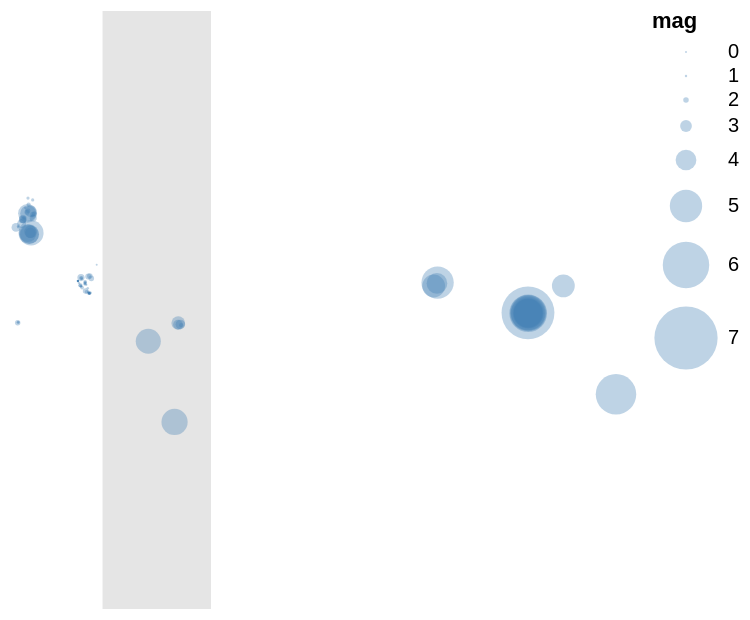

The Vega-Lite source for this figure:
### Vega-Lite specification from a JSON file in a GitHub repository (floating-point values rounded to 4 significant figures)
{"config": {"view": {"continuousWidth": 300, "continuousHeight": 300}}, "layer": [{"mark": {"type": "circle", "opacity": 0.35, "tooltip": true}, "encoding": {"color": {"condition": {"param": "param_9", "value": "goldenrod", "empty": false}, "value": "steelblue"}, "latitude": {"field": "lat", "type": "quantitative"}, "longitude": {"field": "lon", "type": "quantitative"}, "size": {"field": "mag", "scale": {"type": "pow", "range": [1, 1000], "domain": [0, 7], "exponent": 4}, "type": "quantitative"}}, "name": "view_10"}], "data": {"name": "data-fb86529059777efe8f13f1951acfb87c"}, "params": [{"name": "param_9", "select": {"type": "interval", "encodings": ["longitude"]}, "value": {"longitude": [-50, -110]}, "views": ["view_10"]}], "projection": {"type": "mercator"}, "$schema": "https://vega.github.io/schema/vega-lite/v5.15.1.json", "datasets": {"data-fb86529059777efe8f13f1951acfb87c": [{"lon": -118.7, "lat": 34.49, "mag": 2}, {"lon": -118.1, "lat": 34.12, "mag": 1.6}, {"lon": -116.8, "lat": 33.52, "mag": 0.54}, {"lon": -149.1, "lat": 55.77, "mag": 3.8}, {"lon": -122.9, "lat": 38.82, "mag": 0.66}, {"lon": -149.6, "lat": 63.9, "mag": 1.7}, {"lon": -148.6, "lat": 56.57, "mag": 3.1}, {"lon": -117.1, "lat": 34.05, "mag": 1.23}, {"lon": -148.7, "lat": 56.28, "mag": 2.8}, {"lon": -150.2, "lat": 61.7, "mag": 3.8}, {"lon": -149.9, "lat": 61.7, "mag": 3.5}, {"lon": -147.4, "lat": 64.98, "mag": 1.4}, {"lon": -156.5, "lat": 57.87, "mag": 2.6}, {"lon": -122.9, "lat": 38.83, "mag": 0.96}, {"lon": 121.7, "lat": 23.99, "mag": 4.7}, {"lon": -116.8, "lat": 33.5, "mag": 0.48}, {"lon": 121.7, "lat": 24.04, "mag": 4.7}, {"lon": -150.5, "lat": 62.0, "mag": 1.9}, {"lon": -151.5, "lat": 63.09, "mag": 1}, {"lon": -120.6, "lat": 36.01, "mag": 1.56}, {"lon": -117.2, "lat": 40.72, "mag": 2.1}, {"lon": -116.7, "lat": 33.65, "mag": 0.33}, {"lon": -116.8, "lat": 33.49, "mag": 0.82}, {"lon": -116.4, "lat": 40.94, "mag": 2}, {"lon": 72.54, "lat": 38.16, "mag": 5}, {"lon": -122.8, "lat": 38.82, "mag": 0.55}, {"lon": 70.42, "lat": 36.68, "mag": 4.2}, {"lon": -118.9, "lat": 38.4, "mag": 1.6}, {"lon": -84.61, "lat": 9.443, "mag": 4.4}, {"lon": -147.7, "lat": 61.02, "mag": 1.4}, {"lon": -149.9, "lat": 62.34, "mag": 1.8}, {"lon": -149.3, "lat": 55.85, "mag": 3.9}, {"lon": 121.7, "lat": 24.05, "mag": 4.9}, {"lon": -148.5, "lat": 62.29, "mag": 3}, {"lon": -152.7, "lat": 60.22, "mag": 2.4}, {"lon": -153.0, "lat": 60.04, "mag": 2.3}, {"lon": -152.6, "lat": 59.87, "mag": 2.1}, {"lon": -121.6, "lat": 36.91, "mag": 1.51}, {"lon": -155.3, "lat": 58.19, "mag": 1}, {"lon": -116.8, "lat": 33.5, "mag": 0.53}, {"lon": -117.1, "lat": 33.78, "mag": 0.63}, {"lon": -70.33, "lat": -32.47, "mag": 4.5}, {"lon": -117.1, "lat": 33.23, "mag": 0.95}, {"lon": -153.4, "lat": 58.96, "mag": 2.6}, {"lon": 121.8, "lat": 23.95, "mag": 4.8}, {"lon": 72.19, "lat": 37.8, "mag": 4}, {"lon": -121.2, "lat": 40.28, "mag": 2.31}, {"lon": -122.8, "lat": 38.84, "mag": 0.56}, {"lon": 121.8, "lat": 23.94, "mag": 5.4}, {"lon": -117.5, "lat": 35.7, "mag": 1.1}, {"lon": -122.8, "lat": 38.84, "mag": 0.57}, {"lon": 169.5, "lat": -18.97, "mag": 5.6}, {"lon": -118.2, "lat": 37.23, "mag": 0.2}, {"lon": -68.48, "lat": 18.17, "mag": 2.71}, {"lon": 121.8, "lat": 24.04, "mag": 5.3}, {"lon": 121.8, "lat": 24.05, "mag": 5.2}, {"lon": -115.6, "lat": 39.94, "mag": 2}, {"lon": -66.74, "lat": 17.91, "mag": 1.71}, {"lon": -120.7, "lat": 39.82, "mag": 0.5}, {"lon": -116.5, "lat": 33.16, "mag": 0.5}, {"lon": -122.8, "lat": 38.82, "mag": 1}, {"lon": -155.3, "lat": 19.39, "mag": 1.4}, {"lon": -116.3, "lat": 33.32, "mag": 1.12}, {"lon": -155.3, "lat": 19.38, "mag": 0.93}, {"lon": -122.2, "lat": 38.0, "mag": 1.1}, {"lon": -122.8, "lat": 38.82, "mag": 0.88}, {"lon": -150.0, "lat": 65.4, "mag": 1.4}, {"lon": -155.6, "lat": 19.15, "mag": 1.97}, {"lon": -150.1, "lat": 56.18, "mag": 3.7}, {"lon": 121.7, "lat": 23.93, "mag": 5.1}, {"lon": -118.9, "lat": 38.37, "mag": 1.1}, {"lon": -116.7, "lat": 33.58, "mag": 0.52}, {"lon": 121.7, "lat": 24.17, "mag": 6.4}, {"lon": -116.8, "lat": 33.58, "mag": 1.37}, {"lon": -116.8, "lat": 33.5, "mag": 0.46}, {"lon": -112.6, "lat": 45.36, "mag": -0.07}, {"lon": -116.9, "lat": 33.67, "mag": 0.89}, {"lon": -148.3, "lat": 56.25, "mag": 4.4}, {"lon": -155.2, "lat": 57.92, "mag": 1}, {"lon": -121.0, "lat": 40.06, "mag": 1.4}, {"lon": -118.9, "lat": 37.63, "mag": 1.66}, {"lon": -121.0, "lat": 40.05, "mag": 1.7}, {"lon": -68.33, "lat": 19.03, "mag": 3.24}, {"lon": -116.4, "lat": 33.25, "mag": 0.81}, {"lon": -121.1, "lat": 36.56, "mag": 0.88}, {"lon": -121.4, "lat": 36.93, "mag": 1.7}, {"lon": -152.1, "lat": 60.56, "mag": 1.5}, {"lon": 140.9, "lat": 36.75, "mag": 4.2}, {"lon": -147.3, "lat": 61.48, "mag": 1.9}, {"lon": -116.1, "lat": 33.74, "mag": 1.09}, {"lon": -147.1, "lat": 60.5, "mag": 2.3}, {"lon": -116.1, "lat": 33.74, "mag": 0.86}, {"lon": -67.2, "lat": 18.3, "mag": 2.68}, {"lon": -119.0, "lat": 37.53, "mag": 0.41}, {"lon": -146.4, "lat": 61.58, "mag": 1.9}, {"lon": -121.1, "lat": 36.58, "mag": 1}, {"lon": -122.8, "lat": 38.84, "mag": 0.81}, {"lon": -118.9, "lat": 38.05, "mag": 0.7}, {"lon": -116.6, "lat": 33.5, "mag": 0.64}, {"lon": -119.0, "lat": 37.61, "mag": 0.43}]}}
